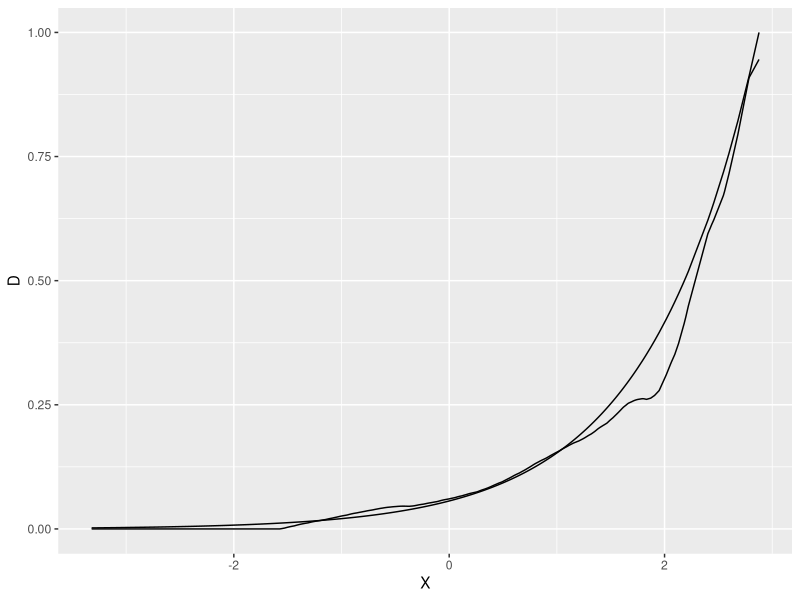

Reproduce this figure in R.
## ---- chunk 1
library(tidyverse)
knitr::opts_chunk$set(echo = TRUE)
## ---- chunk 2
epi_k <- function(u,h){ # Epanechnikov Kernel with bandwidth h
  out <- (3/4)*(1-(u/h)^2)*as.numeric(abs(u/h)<1)
  return(out)
}

k_dens <- function(x,X_emp,h){ # Kernel density estimate with data X_emp
  f_hat <- 1/(length(X_emp)*h)*sum(sapply(x-X_emp, epi_k, h=h))
  return(f_hat)
}

k_reg <- function(x,X_emp,y_emp,h){ # Kernel regression
  f_hat <- 1/(length(X_emp)*h)*sum(sapply(x-X_emp, epi_k, h=h)*y_emp)/k_dens(x,X_emp,h)
  return(f_hat)
}

set.seed(92021)
N <- 1000
X_i <- rnorm(N) # One continuous covariate drawn from ~N(0,1)
# Find min and max of X
minX <- min(X_i)
maxX <- max(X_i)

# Draw untreated POs from ~N(X,1), Y(1)=Y(0)+0.3
Y_i0 <- sapply(X_i,function(x) rnorm(1,x,1))
Y_i1 <- Y_i0+.3
  #sapply(Y_i0,function(x) rnorm(1,10+x))

print(paste("ATE:",mean(Y_i1-Y_i0)))

# F'n to estimate ATE given a treatment vector
ATE_linreg <- function(D){
  df <- data.frame("X"=X_i,
                     "Y0"=Y_i0,
                     "Y1"=Y_i1,
                     "D"=D,
                     "Y"=Y_i1*D+(1-D)*Y_i0)
  ATE_lin <- lm(Y~D+X,df) # Reg Y on X and D
  return(summary(ATE_lin))
}
# F'n to plot the prob of treatment by X
plotD <- function(Dfn){ # Dfn is a function which assigns treatment prob to X
  D <- sapply(X_i,Dfn) # Find treatment Probs
  df <-  data.frame("X"=X_i,
                     "D"=as.numeric(D)) # Make a DF
  out <- ggplot(data=df)+
    geom_line(aes(x=X,y=D))
  return(out)
}

Dfn_exp <- function(x){
  return(exp(x)/exp(maxX))
}
D_exp <- sapply(X_i, function(x) rbernoulli(1,Dfn_exp(x)))
ED <- sapply(X_i, Dfn_exp)

# Naive ATE estimate
ate_naive <- mean(Y_i1[D_exp==1])-mean(Y_i0[D_exp==0])
print(paste("Naive estimate of ATE:",ate_naive))

ate_lin_est <- ATE_linreg(D_exp)
print(paste("OLS Regression adjustment estimate of ATE:",ate_lin_est$coefficients[2]))

# Now estimate E[D|X] non-parametrically
D_hat <- sapply(X_i,k_reg,X_emp=X_i, y_emp = D_exp,h=0.6) 

# Plot the estimate against the truth
df <- data.frame("Y"=Y_i1*D_exp+(1-D_exp)*Y_i0,
                 "X"=X_i,
                 "D"=D_exp,
                 "D_hat"=D_hat,
                 "ED"=ED)
D_hat_gr <- plotD(Dfn_exp)+
  geom_line(data=df,mapping=aes(x=X,y=D_hat))
D_hat_gr

# Estimate the regression with D_hat as a control

np_reg <- lm(Y~D+D_hat,
             data=df)
print(paste("OLS estimate of ATE with non-parametric estimate of p-score:",np_reg$coefficients[2]))

# Finally, include the true p-score as a control
pscore_reg <- lm(Y~D+ED,
                 data=df)
print(paste("OLS P-score adjustment estimate of ATE:",pscore_reg$coefficients[2]))
## ---- chunk 3
# Make 10 bins in the X distribution
Y <- Y_i1*D_exp+(1-D_exp)*Y_i0
bin_ate_est <- function(x){
  t1 <- mean(Y[(D_exp==1)&(X_i>=bin_ends[x-1])&(X_i<bin_ends[x])])
  t0 <- mean(Y[(D_exp==0)&(X_i>=bin_ends[x-1])&(X_i<bin_ends[x])])
  return(t1-t0)
} 
bin_ns <- function(x){
  n <- length(Y[(X_i>=bin_ends[x-1])&(X_i<bin_ends[x])])
  return(n)
}
bin_ends <- seq(minX,maxX,length.out = 11)
bin_ests <- sapply(c(2:11), bin_ate_est)
ns <- sapply(c(2:11), bin_ns)
ate_est <- sum(bin_ests[!is.na(bin_ests)]*ns[!is.na(bin_ests)])/(sum(ns[!is.na(bin_ests)]))
print(paste("P-score binning ATE estimate:",ate_est))
